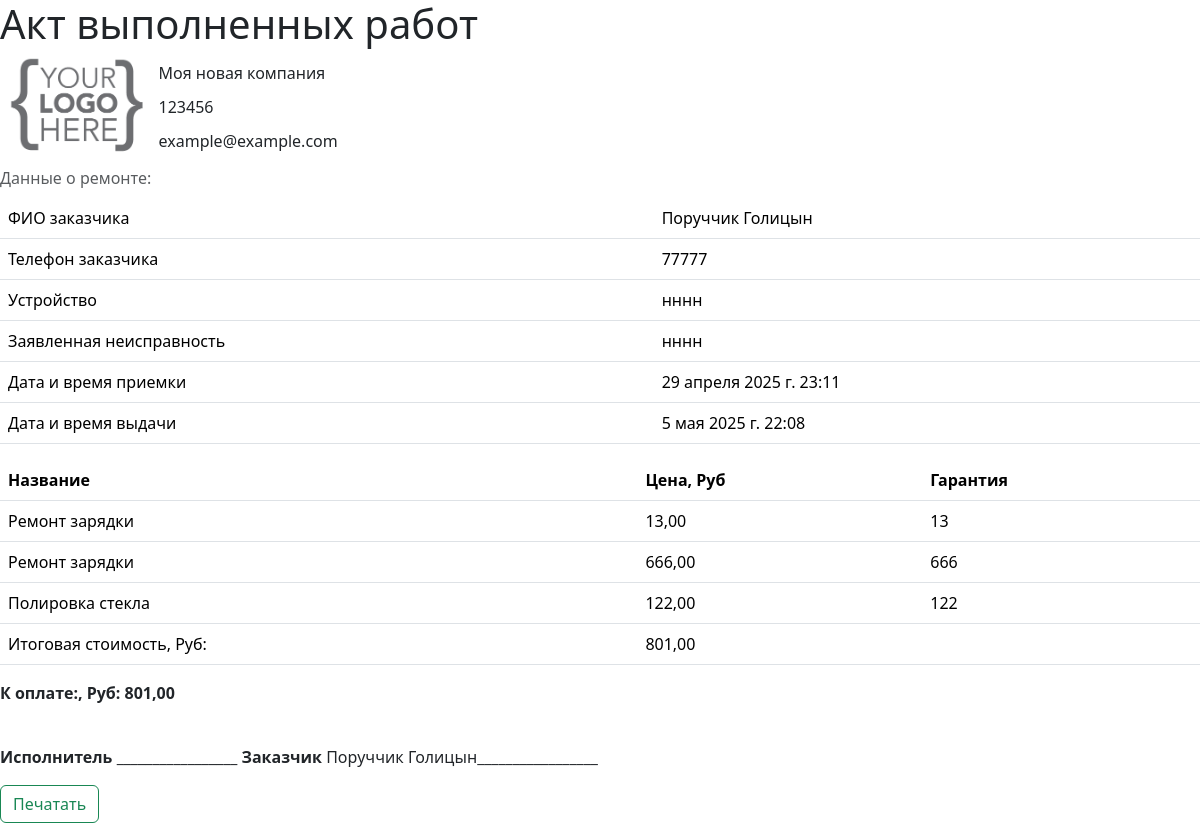
/warrantydoc/62/, run on the app's committed database.
### fixorder/models.py (models this page shows, shortened)
class Company(models.Model):
    brand_name = models.CharField(max_length=255, unique=True, db_index=True, verbose_name='Название компании')
    official_name = models.CharField(max_length=255, blank=True, null=True, unique=True, db_index=True, verbose_name='Юридическое наименование')
    unp = models.DecimalField(max_digits=10, decimal_places=2, blank=True, null=True, verbose_name='УНП')
    phone = models.CharField(max_length=20, unique=True, verbose_name='Контактный номер')
    phone1 = models.CharField(max_length=20, blank=True, null=True, unique=True, verbose_name='Контактный номер')
    phone2 = models.CharField(max_length=20, blank=True, null=True, unique=True, verbose_name='Контактный номер')
    telegram = models.CharField(max_length=40, blank=True, null=True, verbose_name='Telegram')
    viber = models.CharField(max_length=20, blank=True, null=True, verbose_name='Viber')
    whatsapp = models.CharField(max_length=20, blank=True, null=True, verbose_name='Whattsapp')
    email = models.EmailField(max_length=50, blank=True, null=True, verbose_name='Электронная почта')
    adress = models.CharField(max_length=255, blank=True, null=True, unique=True, db_index=True, verbose_name='Адрес')
    postal_adress = models.CharField(max_length=255, blank=True, null=True, unique=True, verbose_name='Почтовый адрес')
    official_adress = models.CharField(max_length=255, blank=True, null=True, unique=True, verbose_name='Юридический адрес')
    income_data = models.TextField(max_length=20000, blank=True, null=True, verbose_name='Общая информация для приемной квитанции')
    warranty_data = models.TextField(max_length=20000, blank=True, null=True, verbose_name='Общая информация для приемной квитанции')
    photo = models.ImageField(upload_to="static/img/", blank=True, null=True, verbose_name="Логотип компании")

class Order(models.Model):
    order_client = models.ForeignKey(Client, related_name='client', null=True, on_delete=models.SET_NULL, verbose_name='Клиент')
    executor = models.ForeignKey(Employee, blank=True, null=True, related_name='executor', on_delete=models.SET_NULL, verbose_name='Исполнитель')
    time_create = models.DateTimeField(auto_now_add=True, verbose_name='Дата прихода')
    time_update = models.DateTimeField(auto_now=True, verbose_name='Дата изменения')
    time_demand = models.DateField(blank=True, null=True, verbose_name='Срок ремонта')
    time_away = models.DateTimeField(null=True, blank=True, verbose_name='Дата выдачи')
    device = models.CharField(max_length=255, verbose_name='Устройство')
    defect = models.TextField(max_length=400, verbose_name='Неисправность')
    device_password = models.CharField(max_length=50, blank=True, null=True, verbose_name='Пароль')
    device_exterior = models.TextField(max_length=400, blank=True, null=True, verbose_name='Внешний вид')
    initial_price = models.CharField(max_length=10, blank=True, null=True, verbose_name='Ориентировочная стоимость')
    prepaid = models.DecimalField(max_digits=10, decimal_places=2, blank=True, null=True, verbose_name='Предоплата')
    notes = models.TextField(max_length=500, blank=True, null=True, verbose_name='Заметки')
    total_price = models.DecimalField(max_digits=10, decimal_places=2, blank=True, default=0, verbose_name='Итоговая стоимость')
    status = models.ForeignKey(OrderStatus, on_delete=models.DO_NOTHING, default=4, related_name='related_order', verbose_name='Статус ремонта')
    conclusion = models.TextField(max_length=500, blank=True, null=True, verbose_name='Заключение мастера')
    remain_to_pay = models.DecimalField(max_digits=10, decimal_places=2, null=True, blank=True, default=0, verbose_name='Осталось оплатить')
    class Meta:
        verbose_name = "Заказы"
        verbose_name_plural = "Заказы"
        ordering = ["-time_create"]
        indexes = [models.Index(fields=["-time_create"]), models.Index(fields=["status"])]

class Client(models.Model):
    name = models.CharField(max_length=255, unique=True, db_index=True, verbose_name='ФИО клиента') #unique=True,
    phone = models.CharField(max_length=20, db_index=True, verbose_name='Контактный номер')
    phone1 = models.CharField(max_length=20, db_index=True, blank=True, null=True, verbose_name='Дополнительный номер')
    telegram = models.CharField(max_length=40, blank=True, null=True, verbose_name='Telegram клиента')
    viber = models.CharField(max_length=20, blank=True, null=True, verbose_name='Viber клиента')
    whatsapp = models.CharField(max_length=20, blank=True, null=True, verbose_name='Whattsapp клиента')
    class Meta:
        verbose_name = 'Клиенты'
        verbose_name_plural = 'Клиенты'
        ordering = ['name']
        indexes = [models.Index(fields=['name'])]

class Work(models.Model):
    order = models.ForeignKey(Order, related_name='works', on_delete=models.CASCADE, verbose_name='Заказ')
    description = models.CharField(max_length=255, verbose_name='Описание работы')
    price = models.DecimalField(max_digits=15, decimal_places=2, blank=True, null=True, verbose_name='Цена')
    warranty = models.CharField(blank=True, null=True, max_length=20, verbose_name='Гарантия')

### fixorder/views.py (the view)
# urls.py: path('warrantydoc/<int:pk>/', views.Warrantydoc.as_view(), name='warrantydoc'),
class Warrantydoc(DetailView):
    template_name = "fixorder/warrantydoc.html"
    pk_url_kwarg = 'pk'
    context_object_name = 'wr'
    def get_context_data(self, **kwargs):
        context = super().get_context_data(**kwargs)
        context["title"] = 'Акт выполненных работ'
        return context
    def get_object(self, queryset=None):
        return get_object_or_404(Order.objects, pk=self.kwargs[self.pk_url_kwarg])

### fixorder/templatetags/fixorder_tags.py (called while the page is built)
@register.simple_tag
def logo_url():
    return static('img/logo.png')

@register.simple_tag
def filled_fields_verbose(pk):
    instance = Company.objects.get(pk=pk)
    field_dict = {}
    for field in instance._meta.fields:
        if field.name not in ['id', 'photo', 'warranty_data', 'income_data']:  # Исключаем поля которые не нужно отображать в доках
            value = getattr(instance, field.name)
            if value:
                field_dict[field.verbose_name] = value
    return field_dict

### fixorder/templates/fixorder/warrantydoc.html (shortened to what this page needs)
{% extends 'fixorder/basedoc.html' %}
{% block doccontent %}
<h1>{{ title }}</h1>
<table class="table caption-top">
    <caption>Данные о ремонте:</caption>
    <thead>
    <tr><td>ФИО заказчика</td><td>{{ wr.order_client.name }}</td></tr>
    <tr><td>Телефон заказчика</td><td>{{ wr.order_client.phone }}{% if wr.order_client.phone1 %} ; {{ wr.order_client.phone1 }}{% endif %}</td></tr>
    <tr><td>Устройство</td><td>{{ wr.device }}</td></tr>
    <tr><td>Заявленная неисправность</td><td>{{ wr.defect }}</td></tr>
    <tr><td>Дата и время приемки</td><td>{{ wr.time_create }}</td></tr>
    <tr><td>Дата и время выдачи</td><td>{{ wr.time_away }}</td></tr>
</table>
<table class="table">
  <thead>
    <tr>
      <th scope="col">Название</th>
      <th scope="col">Цена, Руб</th>
      <th scope="col">Гарантия</th>
    </tr>
  </thead>
  <tbody>
  {% for work in wr.works.all %}
    <tr>
      <td>{{ work.description }}</td>
      <td>{{ work.price }}</td>
      <td>{{ work.warranty }}</td>
    </tr>
  {% endfor %}
      <tr>
      <td>Итоговая стоимость, Руб: </td>
      <td>{{ wr.total_price }}</td>
      <td></td>
    </tr>
  </tbody>
</table>
    <p><b>К оплате:, Руб: {{ wr.remain_to_pay }}</b></p>
<br>
<p><b>Исполнитель</b>  {{ wr.executor.name }}_________________  <b>Заказчик</b> {{ wr.order_client.name }}_________________  </p>
{% endblock doccontent %}

### fixorder/templates/fixorder/basedoc.html (shortened to what this page needs)
{% load static %}
{% load fixorder_tags %}
<!DOCTYPE html>
<html lang="en">
<head>
    <link rel="stylesheet" href="{% static 'css/bootstrap.min.css' %}">
    <link rel="stylesheet" href="{% static 'css/style.css' %}">
</head>
<body>
    {% filled_fields_verbose 1 as fields_verbose %}
<table>
	<tbody>
	<tr>
			<td rowspan="5"><img src="{% logo_url %}" alt="FixOrder" height="100"></td>
    {% filled_fields_verbose 1 as fields_verbose %}
    {% for verbose_name, value in fields_verbose.items %}
		<td colspan="4">{{ value }}</td>
		</tr>
    {% endfor %}
{% block doccontent %}
{% endblock doccontent %}
<p><input  id="printPageButton" type="submit" value="Печатать" class="btn btn-outline-success" onClick="window.print();"</p>
</body>
</html>

### data on the page
Company: fields_verbose "Моя новая компания" "123456" "example@example.com"
Order: order_client.name "Поруччик Голицын", order_client.phone "77777", device "нннн", defect "нннн", time_create "29 апреля 2025 г. 23:11", time_away "5 мая 2025 г. 22:08", total_price "801,00", remain_to_pay "801,00"
Work: description "Ремонт зарядки", price "13,00", warranty "13"
Work: description "Ремонт зарядки", price "666,00", warranty "666"
Work: description "Полировка стекла", price "122,00", warranty "122"
